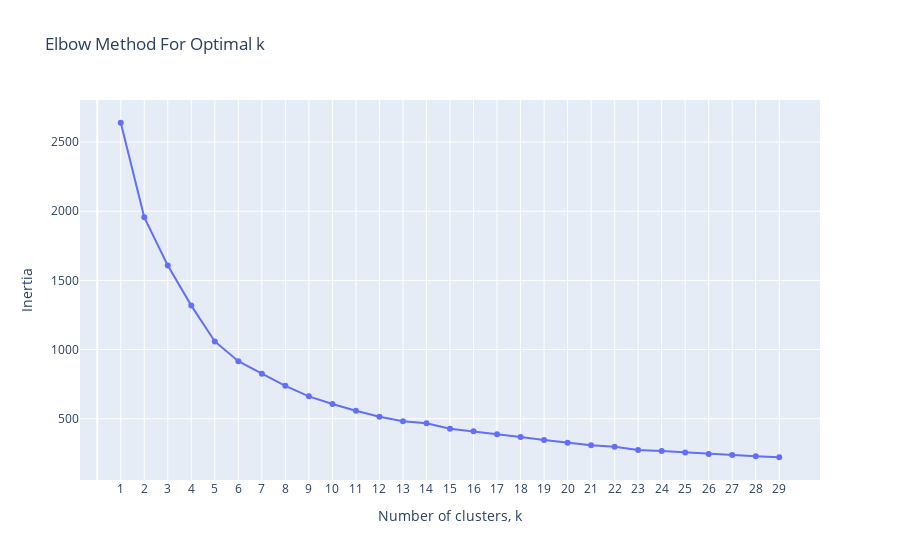

Write notebook code for a chart like this one.
### Markdown cell above
### Looking to the elbow we can choose 2 like the correct number of clusters

### Code cell
inertias = []
range_of_clusters = range(1, 30)

for k in range_of_clusters:
    model = KMeans(n_clusters=k, random_state=42, n_init=10)
    model.fit(customers_scale)
    inertias.append(model.inertia_)

import plotly.graph_objects as go
fig = go.Figure()
fig.add_trace(go.Scatter(x=list(range_of_clusters), y=inertias, mode='lines+markers', name='Inertia'))
fig.update_layout(title='Elbow Method For Optimal k',
                  xaxis_title='Number of clusters, k',
                  yaxis_title='Inertia',
                  xaxis=dict(tickmode='array', tickvals=list(range_of_clusters)))
fig.show()

### Figure 1 — Plotly figure (JSON) as saved in the notebook; plotly's stock layout.template omitted (floating-point values rounded to 4 significant figures)
{"data": [{"mode": "lines+markers", "name": "Inertia", "type": "scatter", "x": [1, 2, 3, 4, 5, 6, 7, 8, 9, 10, 11, 12, 13, 14, 15, 16, 17, 18, 19, 20, 21, 22, 23, 24, 25, 26, 27, 28, 29], "y": [2640, 1956.0, 1608.0, 1318.0, 1059.0, 915.7, 825.4, 737.4, 661.4, 605.9, 557.9, 513.8, 481.5, 466.3, 427.5, 409.3, 388.4, 367.6, 346.5, 325.4, 307.9, 297.7, 273.7, 266.8, 256.4, 244.7, 236.9, 228.4, 221.2]}], "layout": {"title": {"text": "Elbow Method For Optimal k"}, "xaxis": {"tickmode": "array", "tickvals": [1, 2, 3, 4, 5, 6, 7, 8, 9, 10, 11, 12, 13, 14, 15, 16, 17, 18, 19, 20, 21, 22, 23, 24, 25, 26, 27, 28, 29], "title": {"text": "Number of clusters, k"}}, "yaxis": {"title": {"text": "Inertia"}}}}
